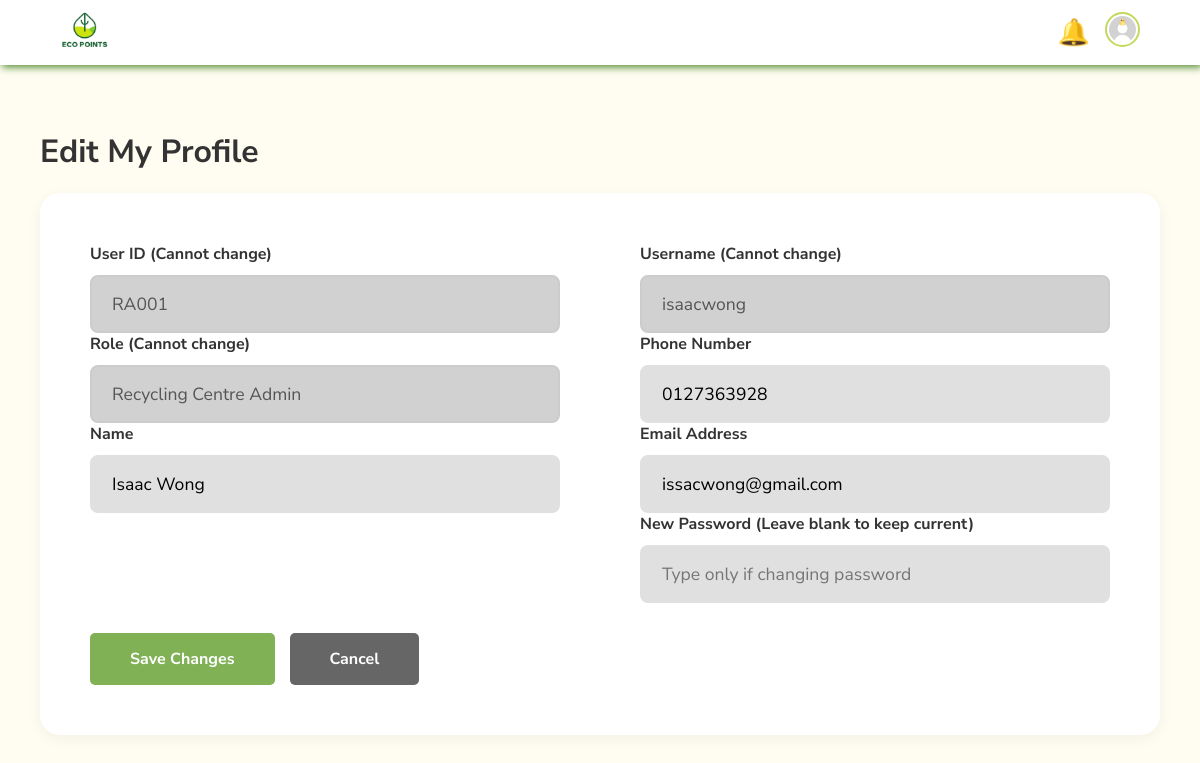
The app's page /partner/partnerEditProfile.php (signed in) with its own data.
### tables this page shows
CREATE TABLE IF NOT EXISTS `user` (
  `user_id` varchar(10) NOT NULL,
  `role` enum('Challenger','Admin','Recycling Centre Admin','Partner') NOT NULL,
  `name` varchar(50) NOT NULL,
  `username` varchar(50) NOT NULL,
  `password` varchar(255) NOT NULL,
  `email` varchar(50) NOT NULL,
  `contact_no` varchar(50) NOT NULL,
  `is_deleted` tinyint NOT NULL,
  PRIMARY KEY (`user_id`),
  UNIQUE KEY `user_id` (`user_id`)
);

### partner/partnerEditProfile.php (the view, shortened to what this page needs)
<?php
require_once "../conn.php";
$current_user_id = $_SESSION['mySession'];
$stmt = $con->prepare("SELECT * FROM user WHERE user_id = ?");
$stmt->bind_param("s", $current_user_id);
$stmt->execute();
$result = $stmt->get_result();
if ($result->num_rows > 0) {
    $row = $result->fetch_assoc();
} else {
      echo "<script>alert('User not found!'); window.location.href='login.php';</script>";
    exit();
}
?>
<!DOCTYPE html>
<html lang='en'>
<head>
    <link href="commonStyle.css" rel="stylesheet">
</head>
<body>
    <?php include '../partner/partnerTaskbar.php'; ?>
    <main>
        <div class="content-wrapper">
            <h1>Edit My Profile</h1>
            <div class="registration-form-container">
                <form method="post" action="">
                    <div class="form-grid">
                        <div class="column-left">
                            <div class="input-group">
                                <label class="input-label">User ID (Cannot change)</label>
                                <input type="text" class="input-field readonly-field" value="<?php echo $row['user_id']; ?>" readonly>
                            </div>
                            <div class="input-group">
                                <label class="input-label">Role (Cannot change)</label>
                                <input type="text" class="input-field readonly-field" value="<?php echo $row['role']; ?>" readonly>
                            </div>
                            <div class="input-group">
                                <label class="input-label">Name</label>
                                <input type="text" class="input-field" name="contact_name" value="<?php echo $row['name']; ?>" required>
                            </div>
                        </div>
                        <div class="column-right">
                            <div class="input-group">
                                <label class="input-label">Username (Cannot change)</label>
                                <input type="text" class="input-field readonly-field" value="<?php echo $row['username']; ?>" readonly>
                            </div>
                            <div class="input-group">
                                <label class="input-label">Phone Number</label>
                                <input type="tel" class="input-field" name="contact_phone" value="<?php echo $row['contact_no']; ?>" required>
                            </div>
                            <div class="input-group">
                                <label class="input-label">Email Address</label>
                                <input type="email" class="input-field" name="contact_email" value="<?php echo $row['email']; ?>" required>
                            </div>
                            <div class="input-group">
                                <label class="input-label">New Password (Leave blank to keep current)</label>
                                <input type="password" class="input-field" name="password" placeholder="Type only if changing password">
                            </div>
                        </div>
                    </div>
                    <div class="button-row">
                        <button type="submit" name="updateBtn" class="btn">Save Changes</button>
                        <a href="../Partner assignment/partner Profile Page.php" class="btn btn-cancel">Cancel</a>
                    </div>
                </form>
            </div>
        </div>
    </main>
</body>
</html>

### commonStyle.css (style rules this page uses)
body { font-family: "Nunito Sans", sans-serif; background-color: #FFFDF1 ; }

### partner/partnerEditProfile.php (style rules this page uses)
* { margin: 0; padding: 0; box-sizing: border-box; font-family: 'Nunito Sans', sans-serif; }
body { background-color: #FFFDF1; min-height: 100vh; display: flex; flex-direction: column; }
main { width: 100%; display: flex; flex-direction: column; flex-grow: 1; align-items: center; justify-content: center; padding: 40px; }
.content-wrapper { width: 100%; max-width: 1600px; display: flex; flex-direction: column; gap: 20px; }
h1 { font-weight: 700; color: #333; font-size: 2rem; align-self: flex-start; }
.registration-form-container { background-color: white; border-radius: 20px; box-shadow: 0 4px 15px rgba(0,0,0,0.05); padding: 50px; width: 100%; display: flex; flex-direction: column; gap: 40px; }
.form-grid { display: grid; grid-template-columns: 1fr 1fr; column-gap: 80px; row-gap: 30px; }
.input-group { display: flex; flex-direction: column; gap: 10px; }
.input-label { font-weight: 700; color: #333; font-size: 1rem; }
.input-field { width: 100%; padding: 15px 20px; border: 2px solid #e0e0e0; border-radius: 8px; background-color: #e0e0e0; font-size: 1.1rem; outline: none; transition: 0.3s; }
.button-row { display: flex; justify-content: flex-start; gap: 15px; margin-top: 30px; }
.btn { padding: 15px 40px; border-radius: 5px; font-weight: 700; cursor: pointer; border: none; font-size: 16px; background-color: #80B155; color: white; transition: background-color 0.3s ease; }
.btn-cancel { background-color: #666; text-decoration: none; display: inline-block; text-align: center; color: white; }
.readonly-field { background-color: #d1d1d1; cursor: not-allowed; color: #555; border-color: #ccc; }

### partner/partnerTaskbar.php (style rules this page uses)
a { text-decoration: none; }

### records on screen
user: user_id "RA001", role "Recycling Centre Admin", contact_name "Isaac Wong", username "isaacwong", contact_phone "0127363928", contact_email "issacwong@gmail.com"
